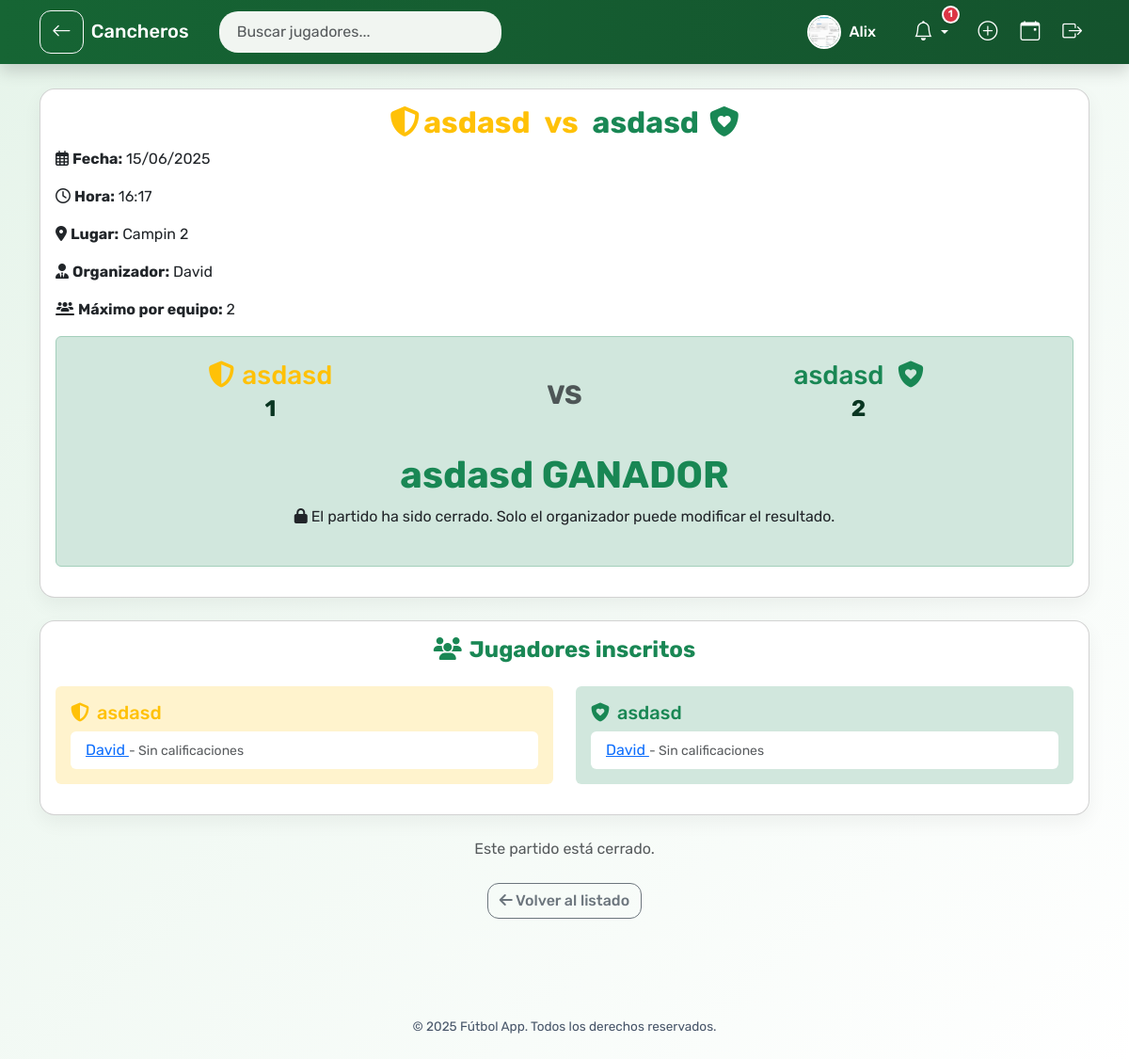
Page /partido/2 (signed in) on the committed database.
### models.py (models this page shows, shortened)
class User(UserMixin, db.Model):
    __tablename__ = 'user'
    id = db.Column(db.Integer, primary_key=True)
    username = db.Column(db.String(100), unique=True, nullable=False)
    password = db.Column(db.String(200), nullable=False)
    foto_perfil = db.Column(db.String(120), default='default.jpg')
    calificaciones_recibidas = db.relationship(
        'Calificacion', foreign_keys='Calificacion.evaluado_id',
        back_populates='evaluado', lazy='dynamic'
    )
    calificaciones_realizadas = db.relationship(
        'Calificacion', foreign_keys='Calificacion.evaluador_id',
        back_populates='evaluador', lazy='dynamic'
    )
    inscripciones = db.relationship('Inscripcion', back_populates='user', lazy='dynamic')
    partidos_creados = db.relationship('Partido', back_populates='organizador', lazy='dynamic')
    amistades_enviadas = db.relationship('Amistad',
                                         foreign_keys='Amistad.usuario_id',
                                         backref='solicitante', lazy='dynamic')
    amistades_recibidas = db.relationship('Amistad',
                                          foreign_keys='Amistad.amigo_id',
                                          backref='receptor', lazy='dynamic')

class Partido(db.Model):
    __tablename__ = 'partido'
    id = db.Column(db.Integer, primary_key=True)
    fecha_hora = db.Column(db.DateTime, nullable=False)
    lugar = db.Column(db.String(200), nullable=False)
    equipo1 = db.Column(db.String(100), nullable=False)
    equipo2 = db.Column(db.String(100), nullable=False)
    max_jugadores = db.Column(db.Integer, nullable=False)
    resultado = db.Column(db.String(100))
    cerrado = db.Column(db.Boolean, default=False)
    solo_por_invitacion = db.Column(db.Boolean, default=False)
    enlace_invitacion = db.Column(db.String(100), unique=True, nullable=True)  # ✅ Link público
    organizador_id = db.Column(db.Integer, db.ForeignKey('user.id'))
    organizador = db.relationship('User', back_populates='partidos_creados')
    inscripciones = db.relationship('Inscripcion', back_populates='partido', cascade="all, delete-orphan")
    calificaciones = db.relationship('Calificacion', backref='partido', lazy='dynamic', cascade="all, delete-orphan")

class Inscripcion(db.Model):
    __tablename__ = 'inscripcion'
    id = db.Column(db.Integer, primary_key=True)
    user_id = db.Column(db.Integer, db.ForeignKey('user.id'))
    partido_id = db.Column(db.Integer, db.ForeignKey('partido.id'))
    equipo = db.Column(db.String(100))
    user = db.relationship('User', back_populates='inscripciones')
    partido = db.relationship('Partido', back_populates='inscripciones')

### app.py (the view)
@app.route('/partido/<int:partido_id>')
@login_required
def detalle_partido(partido_id):
    partido = Partido.query.get_or_404(partido_id)
    calificaciones = list(partido.calificaciones)
    ya_inscrito = Inscripcion.query.filter_by(user_id=current_user.id, partido_id=partido.id).first() is not None
    invitacion = Invitacion.query.filter_by(partido_id=partido.id, usuario_id=current_user.id).first()
    invitado = invitacion is not None
    amigos = []
    if current_user.id == partido.organizador_id:
        enviados = [a.amigo for a in current_user.amistades_enviadas if a.confirmada]
        recibidos = [a.usuario for a in current_user.amistades_recibidas if a.confirmada]
        amigos = enviados + recibidos
    invitados_ids = [inv.usuario_id for inv in partido.invitaciones]
    usuarios_buscados = []
    buscar_query = request.args.get("buscar", "").strip()
    if current_user.id == partido.organizador_id and buscar_query:
        usuarios_buscados = User.query.filter(
            User.username.ilike(f"%{buscar_query}%"),
            User.id != current_user.id
        ).all()
    return render_template(
        'detalle_partido.html',
        partido=partido,
        calificaciones=calificaciones,
        ya_inscrito=ya_inscrito,
        invitado=invitado,
        amigos=amigos,
        invitados_ids=invitados_ids,
        usuarios_buscados=usuarios_buscados
    )

### templates/detalle_partido.html (shortened to what this page needs)
{% extends 'base.html' %}
{% block content %}
<link rel="stylesheet" href="https://cdnjs.cloudflare.com/ajax/libs/font-awesome/6.5.0/css/all.min.css" />
<div class="container py-4">
    <div class="card">
        <div class="card-body">
            <h2 class="card-title text-center">
    <span class="text-warning">
        <i class="fas fa-shield-alt me-1"></i>{{ partido.equipo1 }}
    </span>
    <span class="mx-2 text-warning">vs</span>
    <span class="text-success">
        {{ partido.equipo2 }} <i class="fas fa-shield-heart ms-1"></i>
    </span>
</h2>
            <p><i class="fa-regular fa-calendar-days me-1"></i><strong>Fecha:</strong> {{ partido.fecha_hora.strftime('%d/%m/%Y') }}</p>
            <p><i class="fa-regular fa-clock me-1"></i><strong>Hora:</strong> {{ partido.fecha_hora.strftime('%H:%M') }}</p>
            <p><i class="fa-solid fa-location-dot me-1"></i><strong>Lugar:</strong> {{ partido.lugar }}</p>
            <p><i class="fa-solid fa-user-tie me-1"></i><strong>Organizador:</strong> {{ partido.organizador.username }}</p>
            <p><i class="fa-solid fa-users-line me-1"></i><strong>Máximo por equipo:</strong> {{ partido.max_jugadores }}</p>
{% if partido.cerrado %}
<div class="alert alert-success text-center py-4" role="alert">
    <div class="row align-items-center justify-content-center">
        <div class="col-md-5">
            <h3 class="text-warning mb-1">
                <i class="fas fa-shield-alt me-2"></i>{{ partido.equipo1 }}
            </h3>
            {% set goles = partido.resultado.split('-') %}
            {% if goles|length == 2 %}
                <h4 class="fw-bold">{{ goles[0] }}</h4>
            {% endif %}
        </div>
        <div class="col-md-2">
            <span class="fs-3 fw-bold text-muted">VS</span>
        </div>
        <div class="col-md-5">
            <h3 class="text-success mb-1">
                {{ partido.equipo2 }} <i class="fas fa-shield-heart ms-2"></i>
            </h3>
            {% if goles|length == 2 %}
                <h4 class="fw-bold">{{ goles[1] }}</h4>
            {% endif %}
        </div>
    </div>
    <div class="mt-4">
        {% if goles|length == 2 %}
            {% set goles1 = goles[0]|int %}
            {% set goles2 = goles[1]|int %}
            {% if goles1 > goles2 %}
                <div>
                    <span class="display-6 text-warning fw-bold">{{ partido.equipo1 }} GANADOR</span>
                    <p class="text-dark mt-2">
                        <i class="fas fa-lock me-1"></i>El partido ha sido cerrado. Solo el organizador puede modificar el resultado.
                    </p>
                </div>
            {% elif goles2 > goles1 %}
                <div>
                    <span class="display-6 text-success fw-bold">{{ partido.equipo2 }} GANADOR</span>
                    <p class="text-dark mt-2">
                        <i class="fas fa-lock me-1"></i>El partido ha sido cerrado. Solo el organizador puede modificar el resultado.
                    </p>
                </div>
            {% endif %}
        {% endif %}
    </div>
</div>
{% endif %}
        </div>
    </div>
<div class="card">
    <div class="card-body">
        <h4 class="card-title text-center mb-4"><i class="fas fa-users me-2"></i>Jugadores inscritos</h4>
        <div class="row">
            {% set equipos = [
                (partido.equipo1, 'warning', 'fas fa-shield-alt'),
                (partido.equipo2, 'success', 'fas fa-shield-heart')
            ] %}
            {% for equipo, color, icono in equipos %}
                <div class="col-md-6 mb-3">
                    <div class="p-3 bg-{{ color }}-subtle rounded">
                        <h5 class="text-{{ color }}">
                            <i class="{{ icono }} me-2"></i>{{ equipo }}
                        </h5>
                        <ul class="list-group">
                            {% set jugadores = partido.inscripciones | selectattr("equipo", "equalto", equipo) | list %}
                            {% if jugadores %}
                                {% for inscripcion in jugadores %}
                                    <li class="list-group-item d-flex justify-content-between align-items-center">
                                        <div>
                                            <a href="{{ url_for('perfil_usuario', user_id=inscripcion.user.id) }}">
                                                {{ inscripcion.user.username }}
                                            </a>
                                            <small class="text-muted">
                                                {% set promedio = calificacion_jugador_en_partido(inscripcion.user, partido.id) %}
                                                {% if promedio %}
                                                    - Promedio: {{ promedio }}/10
                                                {% else %}
                                                    - Sin calificaciones
                                                {% endif %}
                                            </small>
                                        </div>
                                    </li>
                                {% endfor %}
                            {% else %}
                                <li class="list-group-item text-muted">No hay jugadores en este equipo.</li>
                            {% endif %}
                        </ul>
                    </div>
                </div>
            {% endfor %}
        </div>
    </div>
</div>
    <div class="text-center mt-4">
        {% if current_user.is_authenticated %}
            {% if partido.cerrado %}
                <p class="text-muted">Este partido está cerrado.</p>
            {% elif ya_inscrito %}
                <p class="text-success">Ya estás inscrito en este partido.</p>
            {% elif invitado and not partido.cerrado %}
                <a href="{{ url_for('unirse_partido', partido_id=partido.id) }}" class="btn btn-success">Unirse al partido</a>
            {% elif not partido.solo_por_invitacion %}
                <a href="{{ url_for('unirse_partido', partido_id=partido.id) }}" class="btn btn-primary">Unirse al partido</a>
            {% endif %}
        {% endif %}
        <div class="mt-4">
            <a href="{{ url_for('index') }}" class="btn btn-outline-secondary"><i class="fas fa-arrow-left"></i> Volver al listado</a>
        </div>
    </div>
</div>
{% endblock %}

### templates/base.html (shortened to what this page needs)
<!DOCTYPE html>
<html lang="es">
<head>
    <link href="https://cdn.jsdelivr.net/npm/bootstrap@5.3.3/dist/css/bootstrap.min.css" rel="stylesheet">
    <link href="https://cdn.jsdelivr.net/npm/bootstrap-icons@1.11.0/font/bootstrap-icons.css" rel="stylesheet">
    <link href="https://cdn.jsdelivr.net/npm/bootstrap@5.3.0/dist/css/bootstrap.min.css" rel="stylesheet">
    <link href="https://cdnjs.cloudflare.com/ajax/libs/font-awesome/6.4.0/css/all.min.css" rel="stylesheet">
    <link href="https://cdn.jsdelivr.net/npm/bootstrap-icons@1.10.5/font/bootstrap-icons.css" rel="stylesheet">
</head>
<body>
<nav class="navbar navbar-expand-lg fixed-top shadow">
    <div class="container">
        {% if request.endpoint not in ['index', 'inicio'] %}
        <a href="javascript:history.back()" class="btn btn-outline-light me-2" data-bs-toggle="tooltip" title="Volver">
            <i class="bi bi-arrow-left"></i>
        </a>
        {% endif %}
        <a class="navbar-brand" href="{{ url_for('index') if current_user.is_authenticated else url_for('inicio') }}">
             Cancheros
        </a>
        <div class="collapse navbar-collapse" id="mainNavbar">
            {% if current_user.is_authenticated %}
                <form class="d-flex position-relative me-auto ms-3" style="width: 300px;" onsubmit="return false;">
                    <input id="busqueda-nav" type="search" class="form-control" placeholder="Buscar jugadores..." autocomplete="off">
                </form>
            {% endif %}
            <ul class="navbar-nav ms-auto align-items-center">
                {% if current_user.is_authenticated %}
                    <li class="nav-item me-3 d-flex align-items-center gap-2">
    <a href="{{ url_for('perfil_usuario', user_id=current_user.id) }}"
       class="d-flex align-items-center text-decoration-none nav-link {% if request.endpoint == 'perfil_usuario' %}nav-active{% endif %}"
       data-bs-toggle="tooltip" title="Mi perfil">
        <img src="{{ url_for('static', filename='profile_pics/' ~ current_user.foto_perfil) }}"
             alt="Perfil" class="nav-profile-img" width="30" height="30">
        <span class="ms-2 text-white">{{ current_user.username }}</span>
    </a>
</li>
                    <li class="nav-item dropdown me-2 notification-icon" data-bs-toggle="tooltip" title="Notificaciones">
                        <a class="nav-link dropdown-toggle" href="#" role="button" data-bs-toggle="dropdown">
                            <i class="bi bi-bell"></i>
                            {% if solicitudes_count + invitaciones_count > 0 %}
                                <span class="notification-badge">{{ solicitudes_count + invitaciones_count }}</span>
                            {% endif %}
                        </a>
                    </li>
                    <li class="nav-item" data-bs-toggle="tooltip" title="Crear partido">
    <a class="nav-link {% if request.endpoint == 'crear_partido' %}nav-active{% endif %}" href="{{ url_for('crear_partido') }}">
        <i class="bi bi-plus-circle"></i>
    </a>
</li>
<li class="nav-item" data-bs-toggle="tooltip" title="Eventos">
    <a class="nav-link {% if request.endpoint == 'index' %}nav-active{% endif %}" href="{{ url_for('index') }}">
        <i class="bi bi-calendar-event"></i>
    </a>
</li>
                    <li class="nav-item" data-bs-toggle="tooltip" title="Cerrar sesión">
                        <a class="nav-link text-warning" href="{{ url_for('logout') }}">
                            <i class="bi bi-box-arrow-right"></i>
                        </a>
                    </li>
                {% endif %}
            </ul>
        </div>
    </div>
</nav>
<main class="container-fluid contenido">
    {% block content %}{% endblock %}
</main>
<footer>
    © {{ current_year or 2025 }} Fútbol App. Todos los derechos reservados.
</footer>
</body>
</html>

### rows in the picture
User: foto_perfil (picture), username "Alix"
Partido: equipo1 "asdasd", equipo2 "asdasd", fecha_hora "15/06/2025", fecha_hora "16:17", lugar "Campin 2", max_jugadores "2"
User: organizador.username "David"
Inscripcion: user.username "David"

### other values in the picture
{{ solicitudes_count + invitaciones_count }} "1"
{{ goles[0] }} "1"
{{ goles[1] }} "2"
{{ current_year or 2025 }} "2025"
